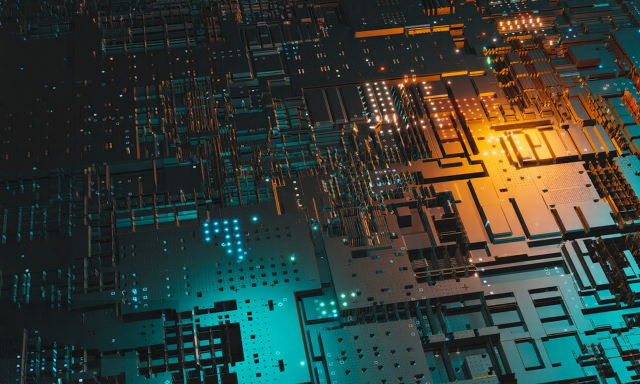
#> input picture images/chip.jpg, 1280 x 768 px, found by its file name (shown at 1/2 size); its folder holds 4 pictures in this run
$ python compare_pixels.py
#> lines starting #> are read from the running program, lines starting #| are printed output that depends on the picture
import os
from PIL import Image
import numpy as np

IMG_DIR = r"c:\Users\zbj\Documents\Website\Foloe-Website\images"

def feat(path):
    im = Image.open(path).convert("L").resize((32, 32), Image.LANCZOS)
    a = np.asarray(im, dtype=np.float32).flatten()
    a = (a - a.mean()) / (a.std() + 1e-6)
    return a

def main():
    files = sorted(f for f in os.listdir(IMG_DIR)
                   if f.lower().endswith((".jpg", ".jpeg", ".png", ".webp")))
    dims = {}
    feats = {}
    for f in files:
        p = os.path.join(IMG_DIR, f)
        with Image.open(p) as im:
#> im is the input picture: PIL image 1280x768 RGB; mean R, G, B 51.1, 62.2, 54.5
            dims[f] = (im.size[0], im.size[1], im.format, im.mode)
        feats[f] = feat(p)
#> in feat, `im = Image.open(path).convert("L").resize((32, 32), Image.LANCZOS)`:
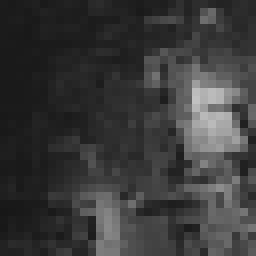
#> im: PIL image 32x32 L (shown 8 times larger); min 23, max 193, mean 58
#> in feat, `a = np.asarray(im, dtype=np.float32).flatten()`: a = 1024 values, max 193 at index 408, min 23 at index 832, mean 57.98
#> in feat, `a = (a - a.mean()) / (a.std() + 1e-6)`: a = 1024 values, max 4.01 at index 408, min -1.04 at index 832, mean -1.49e-08
#> pass 2 of the loop in main, `for f in files:`:
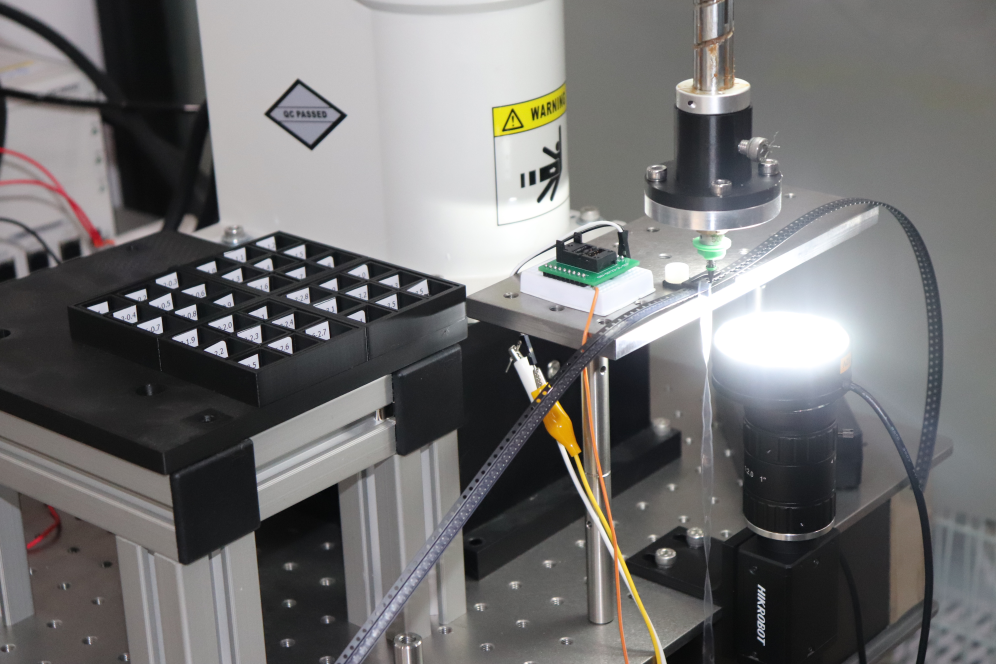
#> input picture images/company-about.jpg, 3984 x 2656 px, found by its file name (shown at 1/4 size)
#> in main, im is the input picture: PIL image 3984x2656 RGB; mean R, G, B 113.9, 113.1, 112.9
#> in feat (call 2), `im = Image.open(path).convert("L").resize((32, 32), Image.LANCZOS)`:
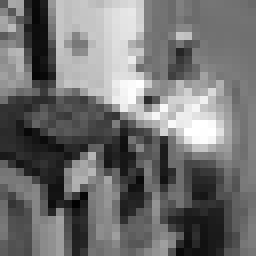
#> im: PIL image 32x32 L (shown 8 times larger); min 1, max 255, mean 113.3
#> in feat (call 2), `a = np.asarray(im, dtype=np.float32).flatten()`: a = 1024 values, max 255 at index 337, min 1 at index 809, mean 113.3
#> in feat (call 2), `a = (a - a.mean()) / (a.std() + 1e-6)`: a = 1024 values, max 2.36 at index 337, min -1.87 at index 809, mean 1.49e-08
#> pass 3 of the loop in main, `for f in files:`:
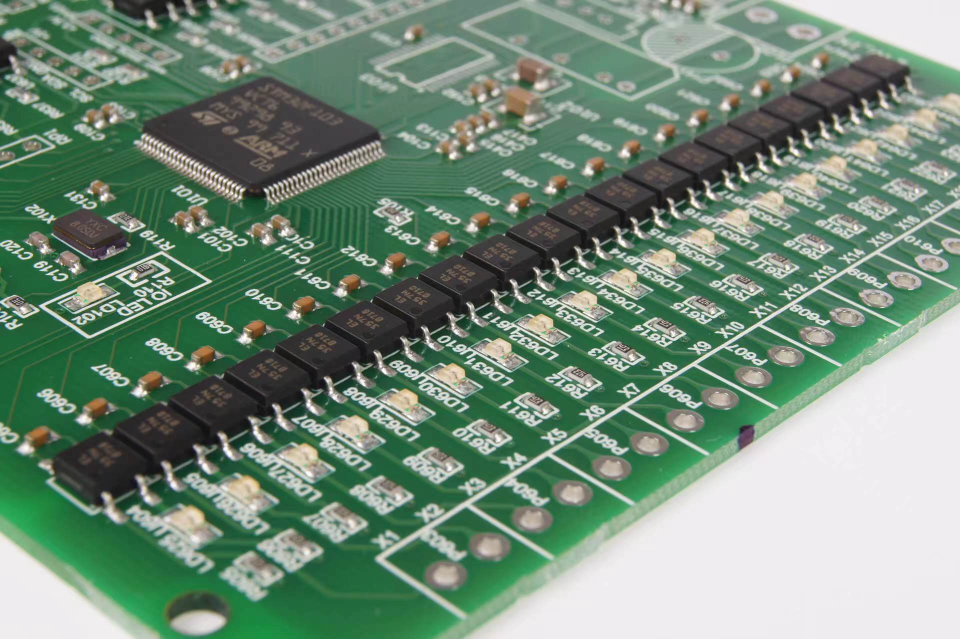
#> input picture images/main-pic-2.png, 1920 x 1278 px, found by its file name (shown at 1/2 size)
#> in main, im is the input picture: PIL image 1920x1278 RGB; mean R, G, B 116.6, 141.7, 123
#> in feat (call 3), `im = Image.open(path).convert("L").resize((32, 32), Image.LANCZOS)`:
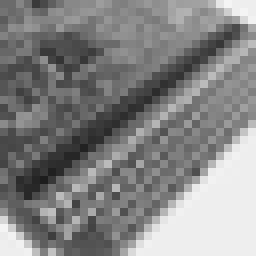
#> im: PIL image 32x32 L (shown 8 times larger); min 29, max 244, mean 132.1
#> in feat (call 3), `a = np.asarray(im, dtype=np.float32).flatten()`: a = 1024 values, max 244 at index 896, min 29 at index 709, mean 132.1
#> in feat (call 3), `a = (a - a.mean()) / (a.std() + 1e-6)`: a = 1024 values, max 2.06 at index 896, min -1.89 at index 709, mean 1.49e-08
#> the loop made 4 passes; the first 3 are shown

    print("=== All images (w x h, format, mode) ===")
    for f in files:
        w, h, fmt, mode = dims[f]
        print(f"{w:5d}x{h:<5d} {fmt:5s} {mode:6s}  {f}")
#> this loop made 4 passes
#> (f, w, h) on passes 1 to 4: ('chip.jpg', 1280, 768), ('company-about.jpg', 3984, 2656), ('main-pic-2.png', 1920, 1278), ('odd_looking_machine.jpeg', 1280, 854)
#|  1280x768   JPEG  RGB     chip.jpg
#|  3984x2656  JPEG  RGB     company-about.jpg
#|  1920x1278  JPEG  RGB     main-pic-2.png
#|  1280x854   JPEG  RGB     odd_looking_machine.jpeg

    print("\n=== Highest-similarity pairs (correlation > 0.90) ===")
    names = list(feats.keys())
#> names = ['chip.jpg', 'company-about.jpg', 'main-pic-2.png', 'odd_looking_machine.jpeg']
    hits = []
    for i, f1 in enumerate(names):
        for f2 in names[i + 1:]:
            corr = float(np.dot(feats[f1], feats[f2]))
            if corr > 0.90:
                hits.append((corr, f1, f2))
#> this loop made 4 passes
#> f1 on passes 1 to 4: 'chip.jpg', 'company-about.jpg', 'main-pic-2.png', 'odd_looking_machine.jpeg'
#> after the loop, hits = [(186.4, 'chip.jpg', 'company-about.jpg'), (264.6, 'chip.jpg', 'main-pic-2.png'), (132.7, 'chip.jpg', 'odd_looking_machine.jpeg'), (188.8, 'company-about.jpg', 'odd_looking_machine.jpeg')]
    if not hits:
        print("(none found above 0.90)")
    for corr, f1, f2 in sorted(hits, reverse=True):
        print(f"{corr:.4f}  {f1}  <->  {f2}")
#> this loop made 4 passes
#| 264.5590  chip.jpg  <->  main-pic-2.png
#| 188.8051  company-about.jpg  <->  odd_looking_machine.jpeg
#| 186.3741  chip.jpg  <->  company-about.jpg
#| 132.6780  chip.jpg  <->  odd_looking_machine.jpeg

if __name__ == "__main__":
    main()
